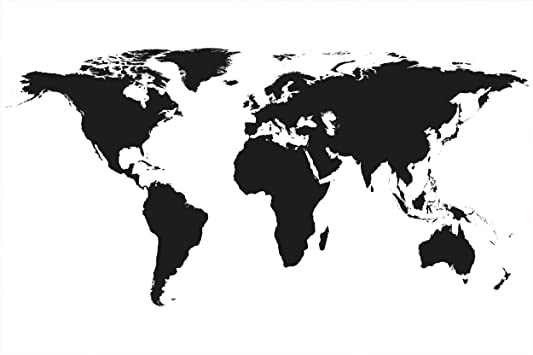
#> input picture Enviroment/img/mapa_mundi_binario.jpg, 533 x 355 px
$ python enviroment.py
#> lines starting #> are read from the running program, lines starting #| are printed output that depends on the picture; after the words box and inside, x2 and y2 are one past the last pixel; in counts of white or black regions, pixels touching at a corner belong together
import numpy as np
import cv2
from collections import deque
import copy
import random
from random import sample


COLOR_WATER = [255, 0, 0]
COLOR_GROUND = [37, 73, 141]
COLOR_TRAVEL = [0, 0, 255]
COLOR_BUOY = [0, 233, 255]
COLOR_PORT = [154, 152, 150]
COLOR_DESTINY_PORT = [0, 255, 0]
COLOR_STORM = [0, 0, 0]

ID_GROUND = 0
ID_WATER = 1
ID_PORT = 2
ID_DESTINY_PORT = 3
ID_BUOY = 4
ID_BOAT = 5
ID_STORM = 6
ID_TRAVEL = 7
ID_OLD_BUOY = 8

BUOY_POSITION = [[20, 75], [35, 40], [50, 62], [80, 21], [68, 36], [92, 60], [23, 54], [65, 65], [80, 60], [60, 40], [54, 50], [43, 45], [44, 62]]
MAX_PORTS = 10
PORT_POSITION = [[20,52], [41,40], [60, 22], [78,29], [89, 32], [25, 82], [37, 72], [49, 72], [62,72], [88,68]]

FPS = 25
SIZE_RENDER = (355, 533)
SIZE_GAME = (100, 100)
X_MIN = 100
X_MAX = 300
Y_MIN = 50
Y_MAX = 200

#MOVES
UP = 0
DOWN = 1
LEFT = 2
RIGTH = 3


class Enviroment:
    def __init__(self):
        #Init variables and load the map
        self.list_frames = []
        self.state = []
        self.info = []
        self.done = False
        self.reward = 0
        self.old_buoy = False
        _, self.np_game = cv2.threshold(cv2.imread('img/mapa_mundi_binario.jpg',cv2.IMREAD_GRAYSCALE), 0, 1, cv2.THRESH_OTSU)
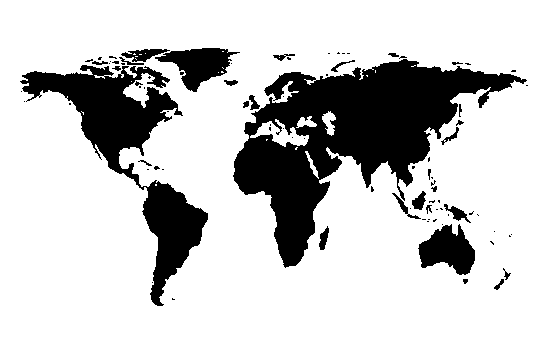
#> self.np_game: shape (355, 533); values 0 (black) and 1 (white), 78.6% white; 89 black regions (60 under 20 px), largest, box (x1, y1, x2, y2) and area: (233, 59, 527, 268) 23304, (20, 65, 208, 306) 11548, (418, 224, 475, 275) 1818
        self.__increment_duration(50)
#> after the loop in __increment_duration, `for i in range(n_frames):`: self.list_frames = 50 items

        #Zoom the map
        self.__zoom()
#> the loop in __zoom, `while x_min != X_MIN or x_max != X_MAX or y_min != Y_MIN or y_max != Y..` made 34 passes
#> pass 1, in __zoom, `self.np_game = static_frame[y_min:y_max, x_min:x_max]`:
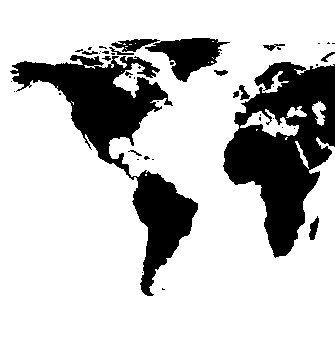
#> self.np_game: shape (345, 335); values 0 (black) and 1 (white), 77.3% white; 47 black regions (33 under 20 px), largest, box (x1, y1, x2, y2) and area: (223, 62, 335, 258) 11885, (10, 55, 198, 296) 11548, (145, 38, 230, 82) 1778
#> pass 2, in __zoom, `self.np_game = static_frame[y_min:y_max, x_min:x_max]`:
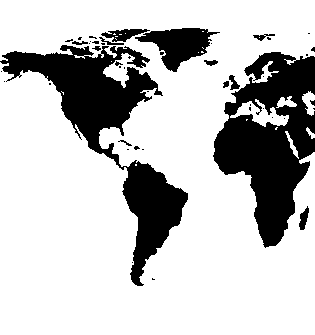
#> self.np_game: shape (335, 315); values 0 (black) and 1 (white), 76% white; 47 black regions (34 under 20 px), largest, box (x1, y1, x2, y2) and area: (0, 45, 188, 286) 11548, (213, 52, 315, 248) 11005, (135, 28, 220, 72) 1778
#> pass 3, in __zoom, `self.np_game = static_frame[y_min:y_max, x_min:x_max]`:
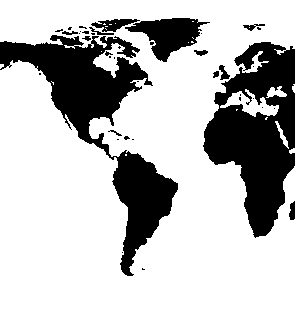
#> self.np_game: shape (325, 295); values 0 (black) and 1 (white), 74.6% white; 40 black regions (27 under 20 px), largest, box (x1, y1, x2, y2) and area: (0, 35, 178, 276) 11429, (203, 42, 295, 238) 10225, (125, 18, 210, 62) 1778
        self.np_game = cv2.resize(self.np_game, SIZE_GAME, interpolation = cv2.INTER_AREA)
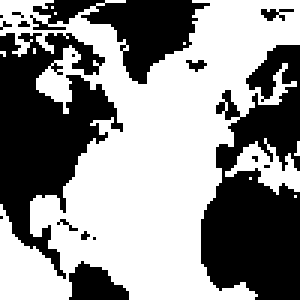
#> self.np_game: shape (100, 100) (shown 3 times larger); values 0 (black) and 1 (white), 56% white; 17 black regions (12 under 20 px), largest, box (x1, y1, x2, y2) and area: (67, 15, 100, 100) 1814, (0, 11, 41, 93) 1635, (10, 0, 70, 28) 703, (23, 87, 43, 100) 173, (87, 3, 98, 7) 24
        self.__increment_duration(25)

        #Init static elements (buoys and ports)
        for x, y in BUOY_POSITION:
            self.np_game[x, y] = ID_BUOY
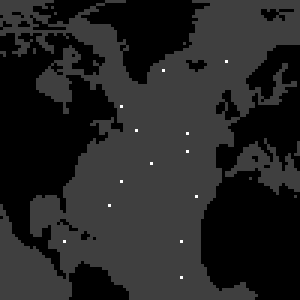
#> self.np_game: shape (100, 100) (shown 3 times larger); 0.13% of pixels changed, all inside (x1, y1, x2, y2) = (21, 20, 76, 93); drawn with min black and max white
        for x, y in PORT_POSITION:
            self.np_game[x, y] = ID_PORT
#> self.np_game: shape (100, 100); 0.1% of pixels changed, all inside (x1, y1, x2, y2) = (22, 20, 83, 90)

    #Function to add frames at video
    def __increment_duration(self, n_frames):
        for i in range(n_frames):
            self.list_frames.append(copy.copy(self.np_game))

    #Function to zoom the map
    def __zoom(self):
        step = 10
        x_min = 0
        x_max = self.np_game.shape[0]
        y_min = 0
        y_max = self.np_game.shape[1]
        static_frame = copy.copy(self.np_game)
        while x_min != X_MIN or x_max != X_MAX or y_min != Y_MIN or y_max != Y_MAX:
            x_min = min(X_MIN, x_min + step)
            x_max = max(X_MAX, x_max - step)
            y_min = min(Y_MIN, y_min + step)
            y_max = max(Y_MAX, y_max - step)
            self.np_game = static_frame[y_min:y_max, x_min:x_max]
            self.__increment_duration(10)

    #Function to create a video
    def render(self):
        out = cv2.VideoWriter('output.mp4', cv2.VideoWriter_fourcc(*'mp4v'), FPS, SIZE_RENDER)
        for single_frame in self.list_frames:
            np_render = np.zeros((single_frame.shape[0], single_frame.shape[1], 3), dtype='uint8')

            np_render[single_frame==ID_WATER,:] = COLOR_WATER
            np_render[single_frame==ID_GROUND,:] = COLOR_GROUND
            np_render[single_frame==ID_STORM,:] = COLOR_STORM
            np_render[single_frame==ID_PORT,:] = COLOR_PORT
            np_render[single_frame==ID_BUOY,:] = COLOR_BUOY
            np_render[single_frame==ID_OLD_BUOY,:] = COLOR_BUOY
            np_render[single_frame==ID_DESTINY_PORT,:] = COLOR_DESTINY_PORT
            np_render[single_frame==ID_TRAVEL,:] = COLOR_TRAVEL

            x, y = np.where(single_frame == ID_BOAT)
            if (x and y):
                x, y = x[0], y[0]
                np_render[x, y-3:y+3, :] = [65, 138, 222]
                np_render[x+1, y-2:y+2, :] = [65, 138, 222]
                np_render[x-4:x, y, :] = [0, 0, 0]
                np_render[x-4:x-1, y+1, :] = [255, 255, 255]
                np_render[x-3, y+2, :] = [255, 255, 255]


            data1 = cv2.resize(np_render, SIZE_RENDER, interpolation = cv2.INTER_AREA)
            out.write(data1)
        out.release()

    #Init variables of a game
    def reset(self):
        self.state.clear()
        self.info.clear()
        self.done = False

        self.np_game[((self.np_game==ID_BOAT) + (self.np_game==ID_TRAVEL))] = ID_WATER
        #Init static elements (buoys and ports)
        for x, y in BUOY_POSITION:
            self.np_game[x, y] = ID_BUOY
        for x, y in PORT_POSITION:
            self.np_game[x, y] = ID_PORT

        source, destiny = sample(range(0, MAX_PORTS-1), 2)
        self.np_game[PORT_POSITION[source][0], PORT_POSITION[source][1]] = ID_BOAT
        self.np_game[PORT_POSITION[destiny][0], PORT_POSITION[destiny][1]] = ID_DESTINY_PORT
        self.__increment_duration(25)
        x, y = np.where(self.np_game == ID_BOAT)
        self.state.append(x[0])
        self.state.append(y[0])
        x, y = np.where(self.np_game == ID_DESTINY_PORT)
        self.info.append(x[0])
        self.info.append(y[0])
        self.info.append(False)

        return self.state, self.info

    #Execute and action
    def step(self, action):
        self.info[2] = False

        if action == UP:
            self.info[2] = self.__move(self.state[0]-1, self.state[1])
        elif action == DOWN:
            self.info[2] = self.__move(self.state[0]+1, self.state[1])
        elif action == RIGTH:
            self.info[2] = self.__move(self.state[0], self.state[1]+1)
        elif action == LEFT:
            self.info[2] = self.__move(self.state[0], self.state[1]-1)

        if self.info[2]:
            self.__increment_duration(10)


        return self.state, self.reward, self.done, self.info

    def __move(self, x, y):
        if self.np_game[x, y] == ID_GROUND or self.np_game[x, y] == ID_PORT:
            self.reward = 0
            return False
        else:
            if self.old_buoy:
                self.np_game[self.state[0], self.state[1]] = ID_OLD_BUOY
                self.old_buoy = False
            else:
                self.np_game[self.state[0], self.state[1]] = ID_TRAVEL

            if self.np_game[x, y] == ID_WATER or self.np_game[x, y] == ID_TRAVEL:
                self.reward = -1
            elif self.np_game[x, y] == ID_BUOY:
                self.reward = 10
                self.old_buoy = True
            elif self.np_game[x, y] == ID_DESTINY_PORT:
                self.reward = 100
                self.done = True
            elif self.np_game[x,y] == ID_OLD_BUOY:
                self.reward = -1
                self.old_buoy = True
            else:
                print('Uknow: ', self.np_game[x,y])

            self.np_game[x,y] = ID_BOAT
            self.state[0] = x
            self.state[1] = y
            return True


N_EPISODES = 20
MAX_ITER = 100

env = Enviroment()

for episode in range (N_EPISODES):
    state, info = env.reset()
    done = False
    iteration = 0
    episode_reward = 0

    while not done and iteration < MAX_ITER:
        action = random.randint(0,3)
        state, reward, done, info = env.step(action)
        episode_reward += reward
        iteration += 1
    print (done, episode_reward)
#> this loop made 20 passes
#env.render()
